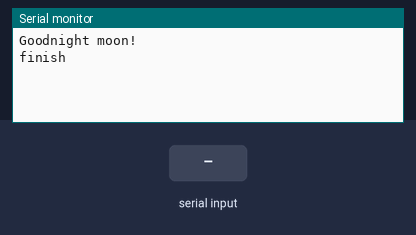
Simulated run of this sketch. Board: Arduino Uno, built with avr-gcc and run on an emulated ATmega328P. Shown: the last lines printed to the serial monitor. Inputs (shaded band) come from the test bench.

Above: at 5.2 s.
5.3 s: "1" received over the second serial link
At 6.2 s:
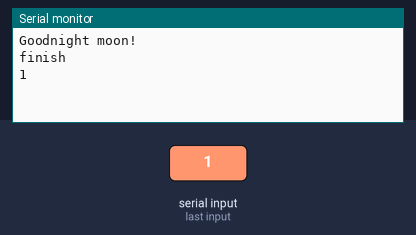
6.8 s: "0" received over the second serial link
At 7.3 s:
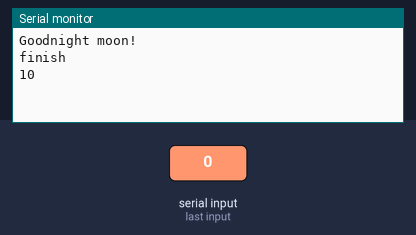

The sketch:

HC-06.ino
```cpp
/*
The posible baudrates are:
1-------1200
2-------2400
3------4800
4------9600
5------19200
6-------38400
7------57600
8-----115200
9------230400
A-----460800
B-----921600
C-----1382400


*** Important. If you re-set the BT baud rate, you must change the myserial baud to match what was just set. Steps:

Assuming the BT module baud default is 9600 Baud set mySerial to 9600 and you want to change it to 57600.
1) leave the line:  //mySerial.begin(9600); as you have to been at the current baud setting to be able to send the command to the BT module.
2) uncomment the line:  //mySerial.print("AT+BAUD7"); // Set baudrate to 57600
3) run the sketch.  This will set the baud to 57600.  However, you may not see the response OK.
4) uncomment the line //mySerial.begin(57600); and download the sketch again - this sets myserial to the new setting.
5) now that myserial is set to 57600 open the serial monitor - this will restart the sketch.  You should see a secomd line after "Goodnight Moon"
that will show the BT module responding to the change.
6) be sure to re-comment the line //mySerial.print("AT+BAUD7"); when done

*/

#include <SoftwareSerial.h>

SoftwareSerial mySerial(10, 11); // RX, TX

void setup()
{
    Serial.begin(9600);
    // Serial.begin(57600);
    // Serial.begin(115200);
    Serial.println("Goodnight moon!");
    mySerial.begin(9600);
    // mySerial.begin(38400);
    // mySerial.begin(57600);
    // mySerial.begin(115200);    //if you change the baud and want to re-run this sketch, make sure this baud rate matches the new rate.

    delay(1000);
    mySerial.print("AT");
    delay(1000);
    mySerial.print("AT+VERSION");
    delay(1000);
    // mySerial.print("AT+PIN1234"); // Set pin to 1234  was 1342
    // delay(1000);
    // mySerial.print("AT+NAMEJY-MCU-HC06"); // Set the name to JY-MCU-HC06
    // delay(1000);
    // mySerial.print("AT+BAUD4"); // Set baudrate to 9600
    // mySerial.print("ATn+BAUD7"); // Set baudrate to 57600
    // mySerial.print("AT+BAUD8"); // Set baudrate to 115200
    delay(1000);
    Serial.println("finish");
}

void loop() // run over and over
{
    if (mySerial.available())
    Serial.write(mySerial.read());
    if (Serial.available())
    mySerial.write(Serial.read());
}
```

Measured:
- after the input at 5.3 s, the serial monitor: prints a new line at once (image 1)
- after the input at 6.8 s, the serial monitor: prints a new line at once (image 2)
